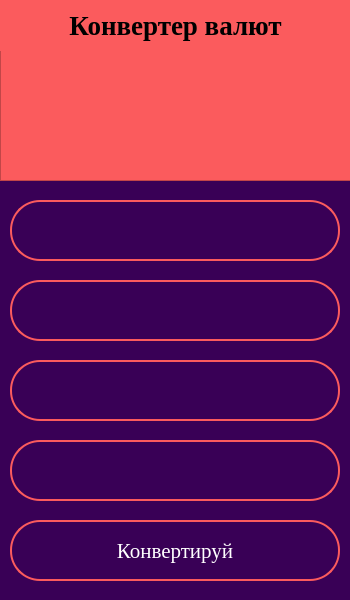
<?xml version="1.0" encoding="UTF-8"?>
<ui version="4.0">
 <class>MainWindow</class>
 <widget class="QMainWindow" name="MainWindow">
  <property name="enabled">
   <bool>true</bool>
  </property>
  <property name="geometry">
   <rect>
    <x>0</x>
    <y>0</y>
    <width>350</width>
    <height>600</height>
   </rect>
  </property>
  <property name="sizePolicy">
   <sizepolicy hsizetype="Fixed" vsizetype="Fixed">
    <horstretch>0</horstretch>
    <verstretch>0</verstretch>
   </sizepolicy>
  </property>
  <property name="minimumSize">
   <size>
    <width>350</width>
    <height>600</height>
   </size>
  </property>
  <property name="maximumSize">
   <size>
    <width>350</width>
    <height>600</height>
   </size>
  </property>
  <property name="font">
   <font>
    <weight>50</weight>
    <bold>false</bold>
   </font>
  </property>
  <property name="windowTitle">
   <string>Конвертер Валют</string>
  </property>
  <property name="windowIcon">
   <iconset>
    <normaloff>C:/Users/danle/OneDrive/Рабочий стол/pngwing.com.png</normaloff>C:/Users/danle/OneDrive/Рабочий стол/pngwing.com.png</iconset>
  </property>
  <property name="styleSheet">
   <string notr="true">background-color: rgb(57, 0, 86);</string>
  </property>
  <widget class="QWidget" name="centralwidget">
   <property name="sizePolicy">
    <sizepolicy hsizetype="Fixed" vsizetype="Fixed">
     <horstretch>0</horstretch>
     <verstretch>0</verstretch>
    </sizepolicy>
   </property>
   <property name="styleSheet">
    <string notr="true"/>
   </property>
   <widget class="QPushButton" name="button_convert">
    <property name="geometry">
     <rect>
      <x>10</x>
      <y>520</y>
      <width>330</width>
      <height>61</height>
     </rect>
    </property>
    <property name="font">
     <font>
      <family>Georgia</family>
      <pointsize>16</pointsize>
     </font>
    </property>
    <property name="styleSheet">
     <string notr="true">QPushButton{
border: 2px solid;
border-color: #fb5b5d;
border-radius: 30;
color: white;
}

QPushButton:pressed{
background-color: rgb(251, 91, 93);
}</string>
    </property>
    <property name="text">
     <string>Конвертируй</string>
    </property>
   </widget>
   <widget class="QFrame" name="frame">
    <property name="geometry">
     <rect>
      <x>0</x>
      <y>0</y>
      <width>351</width>
      <height>181</height>
     </rect>
    </property>
    <property name="styleSheet">
     <string notr="true">background-color: rgb(251, 91, 93);</string>
    </property>
    <property name="frameShape">
     <enum>QFrame::StyledPanel</enum>
    </property>
    <property name="frameShadow">
     <enum>QFrame::Raised</enum>
    </property>
    <widget class="QLabel" name="label">
     <property name="geometry">
      <rect>
       <x>0</x>
       <y>0</y>
       <width>351</width>
       <height>51</height>
      </rect>
     </property>
     <property name="font">
      <font>
       <family>Georgia</family>
       <pointsize>20</pointsize>
       <weight>75</weight>
       <bold>true</bold>
      </font>
     </property>
     <property name="text">
      <string>Конвертер валют</string>
     </property>
     <property name="alignment">
      <set>Qt::AlignCenter</set>
     </property>
     <property name="indent">
      <number>3</number>
     </property>
    </widget>
    <widget class="QLabel" name="label_2">
     <property name="geometry">
      <rect>
       <x>125</x>
       <y>70</y>
       <width>100</width>
       <height>100</height>
      </rect>
     </property>
     <property name="text">
      <string/>
     </property>
     <property name="pixmap">
      <pixmap>C:/Users/danle/OneDrive/Рабочий стол/aaa.png</pixmap>
     </property>
     <property name="scaledContents">
      <bool>true</bool>
     </property>
    </widget>
   </widget>
   <widget class="QLineEdit" name="line_old_currency">
    <property name="geometry">
     <rect>
      <x>10</x>
      <y>200</y>
      <width>330</width>
      <height>61</height>
     </rect>
    </property>
    <property name="font">
     <font>
      <family>Georgia</family>
      <pointsize>16</pointsize>
      <weight>75</weight>
      <bold>true</bold>
     </font>
    </property>
    <property name="styleSheet">
     <string notr="true">border: 2px solid;
border-color: #fb5b5d;
border-radius: 30;
color: white;
</string>
    </property>
    <property name="alignment">
     <set>Qt::AlignCenter</set>
    </property>
   </widget>
   <widget class="QLineEdit" name="line_old_amount">
    <property name="geometry">
     <rect>
      <x>10</x>
      <y>280</y>
      <width>330</width>
      <height>61</height>
     </rect>
    </property>
    <property name="font">
     <font>
      <family>Georgia</family>
      <pointsize>16</pointsize>
      <weight>75</weight>
      <bold>true</bold>
     </font>
    </property>
    <property name="styleSheet">
     <string notr="true">border: 2px solid;
border-color: #fb5b5d;
border-radius: 30;
color: white;
</string>
    </property>
    <property name="alignment">
     <set>Qt::AlignCenter</set>
    </property>
   </widget>
   <widget class="QLineEdit" name="line_new_currency">
    <property name="geometry">
     <rect>
      <x>10</x>
      <y>360</y>
      <width>330</width>
      <height>61</height>
     </rect>
    </property>
    <property name="font">
     <font>
      <family>Georgia</family>
      <pointsize>16</pointsize>
      <weight>75</weight>
      <bold>true</bold>
     </font>
    </property>
    <property name="styleSheet">
     <string notr="true">border: 2px solid;
border-color: #fb5b5d;
border-radius: 30;
color: white;
</string>
    </property>
    <property name="alignment">
     <set>Qt::AlignCenter</set>
    </property>
   </widget>
   <widget class="QLabel" name="line_new_amount">
    <property name="geometry">
     <rect>
      <x>10</x>
      <y>440</y>
      <width>330</width>
      <height>61</height>
     </rect>
    </property>
    <property name="font">
     <font>
      <family>Georgia</family>
      <pointsize>16</pointsize>
      <weight>75</weight>
      <bold>true</bold>
     </font>
    </property>
    <property name="styleSheet">
     <string notr="true">border: 2px solid;
border-color: #fb5b5d;
border-radius: 30;
color: white;
</string>
    </property>
    <property name="text">
     <string/>
    </property>
    <property name="alignment">
     <set>Qt::AlignCenter</set>
    </property>
   </widget>
  </widget>
 </widget>
 <resources/>
 <connections/>
</ui>
